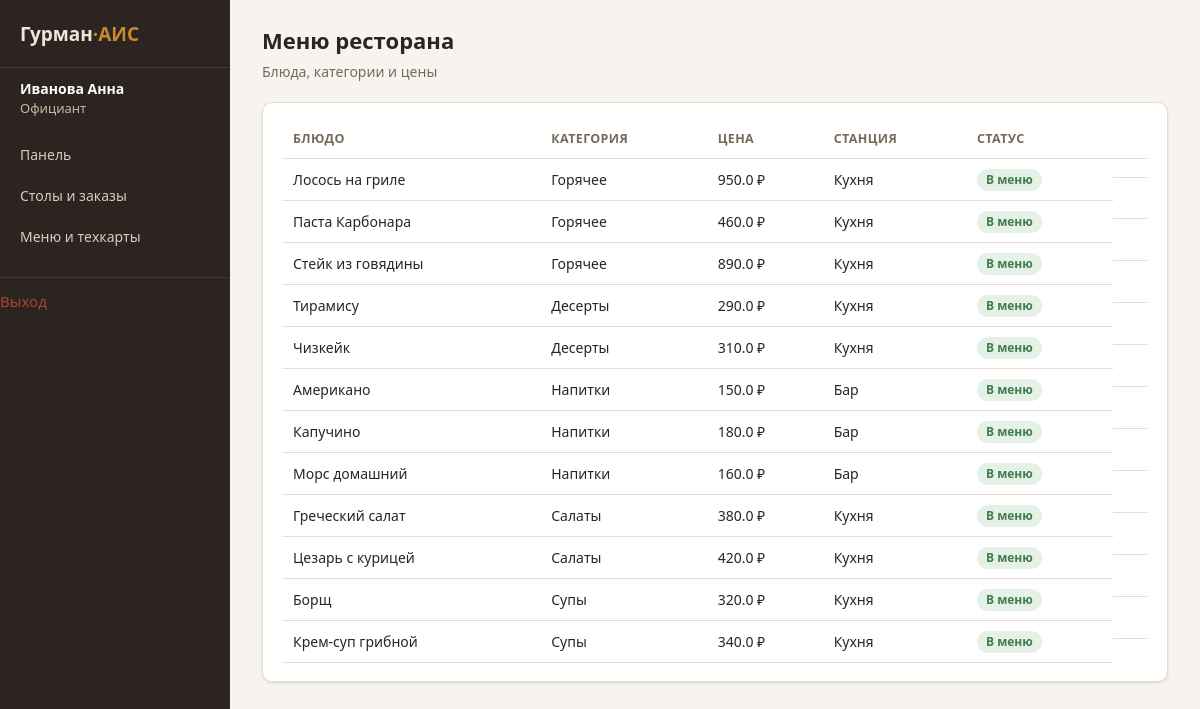
/dishes/ (signed in), run on the app's committed database.
### tables this page shows
CREATE TABLE users (
    id INTEGER PRIMARY KEY AUTOINCREMENT,
    username TEXT UNIQUE NOT NULL,
    password_hash TEXT NOT NULL,
    full_name TEXT NOT NULL,
    role TEXT NOT NULL CHECK (role IN ('admin', 'waiter', 'cook', 'bartender', 'storekeeper', 'accountant')),
    is_active INTEGER NOT NULL DEFAULT 1,
    created_at TEXT NOT NULL DEFAULT (datetime('now'))
);

CREATE TABLE dishes (
    id INTEGER PRIMARY KEY AUTOINCREMENT,
    name TEXT NOT NULL,
    category_id INTEGER REFERENCES categories(id) ON DELETE SET NULL,
    price REAL NOT NULL DEFAULT 0,
    description TEXT,
    station TEXT NOT NULL DEFAULT 'kitchen' CHECK (station IN ('kitchen', 'bar')),
    is_active INTEGER NOT NULL DEFAULT 1
);

CREATE TABLE categories (
    id INTEGER PRIMARY KEY AUTOINCREMENT,
    name TEXT UNIQUE NOT NULL
);

### dishes.py (the view)
@bp.route("/")
@roles_required("cook", "bartender", "accountant", "waiter")
def list_dishes():
    db = get_db()
    rows = db.execute(
        """
        SELECT d.*, c.name AS category_name
        FROM dishes d
        LEFT JOIN categories c ON c.id = d.category_id
        ORDER BY c.name, d.name
        """
    ).fetchall()
    return render_template("dishes/list.html", dishes=rows)

### auth.py (called while the page is built)
@bp.before_app_request
def load_logged_in_user():
    user_id = session.get("user_id")
    if user_id is None:
        g.user = None
    else:
        db = get_db()
        g.user = db.execute(
            "SELECT * FROM users WHERE id = ? AND is_active = 1", (user_id,)
        ).fetchone()

### database.py (called while the page is built)
def get_db():
    if "db" not in g:
        g.db = sqlite3.connect(
            current_app.config["DATABASE"],
            detect_types=sqlite3.PARSE_DECLTYPES,
        )
        g.db.row_factory = sqlite3.Row
        g.db.execute("PRAGMA foreign_keys = ON")
    return g.db

### utils.py (called while the page is built)
def roles_required(*roles):
    def decorator(view):
        @functools.wraps(view)
        def wrapped(**kwargs):
            if g.user is None:
                return redirect(url_for("auth.login", next=request.path))
            if g.user["role"] not in roles and g.user["role"] != "admin":
                flash("Недостаточно прав для выполнения этого действия.", "error")
                return redirect(url_for("index"))
            return view(**kwargs)
        return wrapped
    return decorator

### templates/dishes/list.html (shortened to what this page needs)
{% extends "base.html" %}
{% block content %}
<div class="page-header">
    <div><h1>Меню ресторана</h1><p class="subtitle">Блюда, категории и цены</p></div>
</div>
<div class="card">
    <table>
        <thead><tr><th>Блюдо</th><th>Категория</th><th>Цена</th><th>Станция</th><th>Статус</th><th></th></tr></thead>
        <tbody>
        {% for d in dishes %}
        <tr>
            <td>{{ d['name'] }}</td>
            <td>{{ d['category_name'] or '—' }}</td>
            <td>{{ d['price']|round(2) }} ₽</td>
            <td>{{ 'Бар' if d['station'] == 'bar' else 'Кухня' }}</td>
            <td>{% if d['is_active'] %}<span class="badge badge--free">В меню</span>{% else %}<span class="badge badge--cancelled">Скрыто</span>{% endif %}</td>
            <td class="btn-row">
            </td>
        </tr>
        {% else %}
            <tr><td colspan="6" class="empty-state">Блюда не найдены</td></tr>
        {% endfor %}
        </tbody>
    </table>
</div>
{% endblock %}

### templates/base.html (shortened to what this page needs)
<!doctype html>
<html lang="ru">
<head>
    <link rel="stylesheet" href="{{ url_for('static', filename='css/style.css') }}">
</head>
<body {% block body_attrs %}{% endblock %}>
<div class="app-layout">
    <aside class="sidebar">
        <div class="sidebar__brand">Гурман<span>·АИС</span></div>
        {% if g.user %}
        <div class="sidebar__user">
            <strong>{{ g.user['full_name'] }}</strong>
            {{ role_labels.get(g.user['role'], g.user['role']) }}
        </div>
        <nav>
            <a href="{{ url_for('index') }}">Панель</a>
            <a href="{{ url_for('orders.tables') }}">Столы и заказы</a>
            {% if g.user['role'] in ('cook', 'bartender', 'accountant', 'waiter', 'admin') %}
            <a href="{{ url_for('dishes.list_dishes') }}">Меню и техкарты</a>
            {% endif %}
        </nav>
        <div class="sidebar__logout">
            <a href="{{ url_for('auth.logout') }}">Выход</a>
        </div>
        {% endif %}
    </aside>
    <main class="main">
        {% block content %}{% endblock %}
    </main>
</div>
</body>
</html>

### static/css/style.css (style rules this page uses)
* { box-sizing: border-box; }
body { margin: 0; font-family: var(--font-main); background: var(--color-bg); color: var(--color-text); font-size: 15px; line-height: 1.5; }
a { color: var(--color-primary); text-decoration: none; }
.app-layout { display: flex; min-height: 100vh; }
.sidebar { width: 230px; background: #2c2420; color: #efe6da; padding: 20px 0; flex-shrink: 0; }
.sidebar__brand { font-size: 19px; font-weight: 700; padding: 0 20px 18px; border-bottom: 1px solid #453a32; margin-bottom: 10px; }
.sidebar__brand span { color: var(--color-accent); }
.sidebar__user { padding: 0 20px 16px; font-size: 13px; color: #c9bda9; }
.sidebar__user strong { display: block; color: #fff; font-size: 14px; }
.sidebar nav a { display: block; padding: 10px 20px; color: #d8ccbb; font-size: 14px; }
.sidebar__logout { margin-top: 20px; border-top: 1px solid #453a32; padding-top: 12px; }
.main { flex: 1; padding: 24px 32px 60px; max-width: 1200px; }
.page-header { display: flex; justify-content: space-between; align-items: center; margin-bottom: 20px; flex-wrap: wrap; gap: 10px; }
.page-header h1 { margin: 0; font-size: 22px; }
.page-header p.subtitle { margin: 4px 0 0; color: var(--color-text-muted); font-size: 14px; }
.card { background: var(--color-surface); border: 1px solid var(--color-border); border-radius: var(--radius); box-shadow: var(--shadow); padding: 18px 20px; margin-bottom: 18px; }
.btn-row { display: flex; gap: 8px; flex-wrap: wrap; }
table { width: 100%; border-collapse: collapse; font-size: 14px; }
th, td { text-align: left; padding: 9px 10px; border-bottom: 1px solid var(--color-border); }
th { color: var(--color-text-muted); font-weight: 600; font-size: 12.5px; text-transform: uppercase; letter-spacing: .03em; }
.badge { display: inline-block; padding: 2px 9px; border-radius: 999px; font-size: 12px; font-weight: 600; }
.badge--free, .badge--done, .badge--served, .badge--paid { background: var(--color-success-bg); color: var(--color-success); }

### static/css/variables.css (style rules this page uses)
:root { --color-bg: #f7f3ee; --color-surface: #ffffff; --color-surface-alt: #faf6f0; --color-border: #e6ddd0; --color-primary: #a8452f; --color-primary-dark: #8a3623; --color-primary-light: #f1ded6; --color-accent: #c98a2e; --color-text: #2c2420; --color-text-muted: #766a5c; --color-success: #3f7d4f; --color-success-bg: #e5f1e6; --color-error: #b23b3b; --color-error-bg: #fbe7e5; --color-warning: #c98a2e; --color-warning-bg: #fbeecd; --radius: 10px; --radius-sm: 6px; --shadow: 0 1px 3px rgba(44, 36, 32, 0.08), 0 1px 2px rgba(44, 36, 32, 0.06); --font-main: "Segoe UI", "PT Sans", Arial, sans-serif; }

### data on the page
users: user.full_name "Иванова Анна", get "Официант"
dishes: name "Лосось на гриле", name "Горячее", price "950.0", station "Кухня", is_active "В меню"
dishes: name "Паста Карбонара", name "Горячее", price "460.0", station "Кухня", is_active "В меню"
dishes: name "Стейк из говядины", name "Горячее", price "890.0", station "Кухня", is_active "В меню"
dishes: name "Тирамису", name "Десерты", price "290.0", station "Кухня", is_active "В меню"
dishes: name "Чизкейк", name "Десерты", price "310.0", station "Кухня", is_active "В меню"
dishes: name "Американо", name "Напитки", price "150.0", station "Бар", is_active "В меню"
dishes: name "Капучино", name "Напитки", price "180.0", station "Бар", is_active "В меню"
dishes: name "Морс домашний", name "Напитки", price "160.0", station "Бар", is_active "В меню"
dishes: name "Греческий салат", name "Салаты", price "380.0", station "Кухня", is_active "В меню"
dishes: name "Цезарь с курицей", name "Салаты", price "420.0", station "Кухня", is_active "В меню"
dishes: name "Борщ", name "Супы", price "320.0", station "Кухня", is_active "В меню"
dishes: name "Крем-суп грибной", name "Супы", price "340.0", station "Кухня", is_active "В меню"
